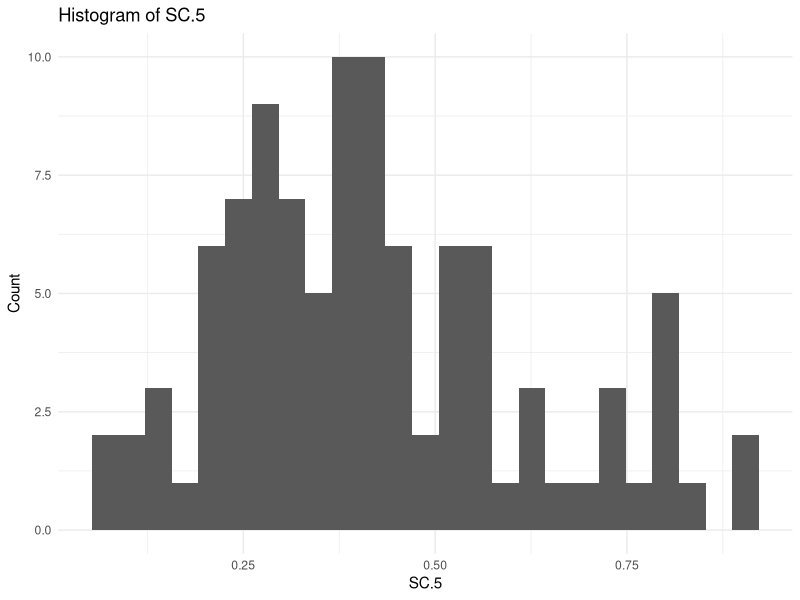
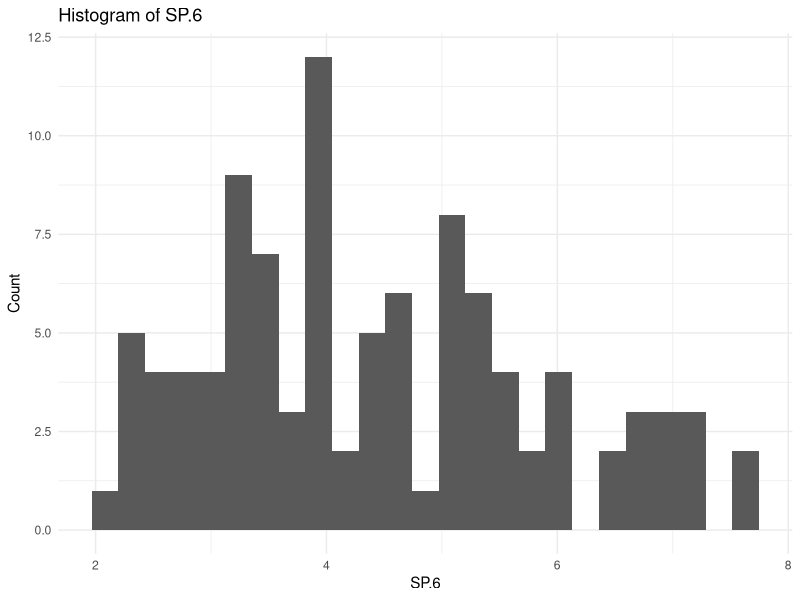
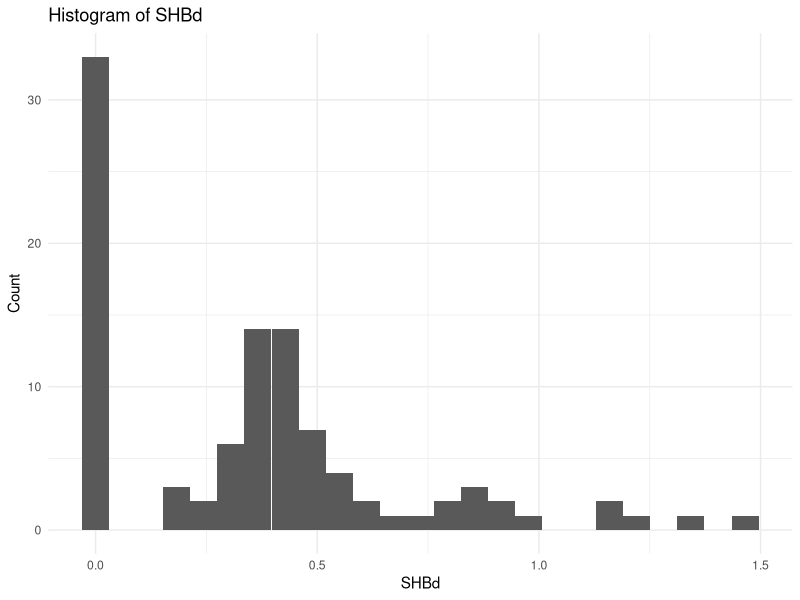
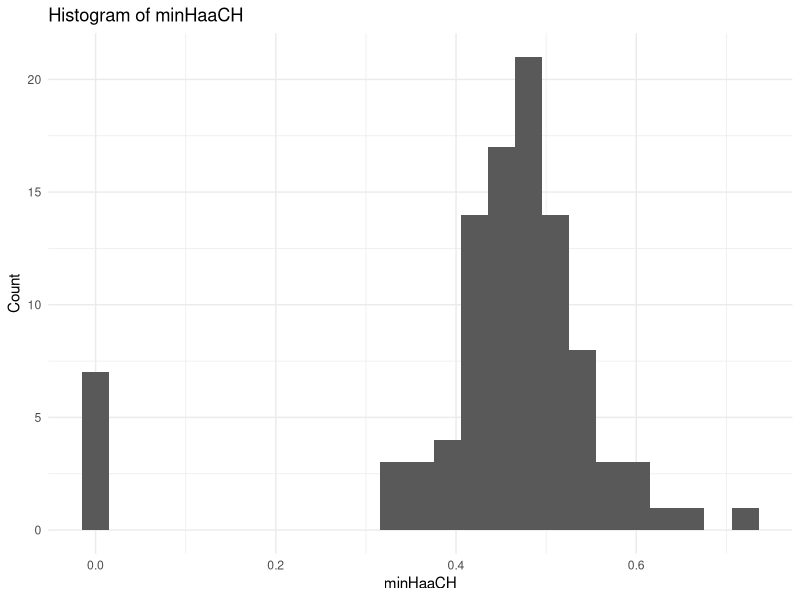
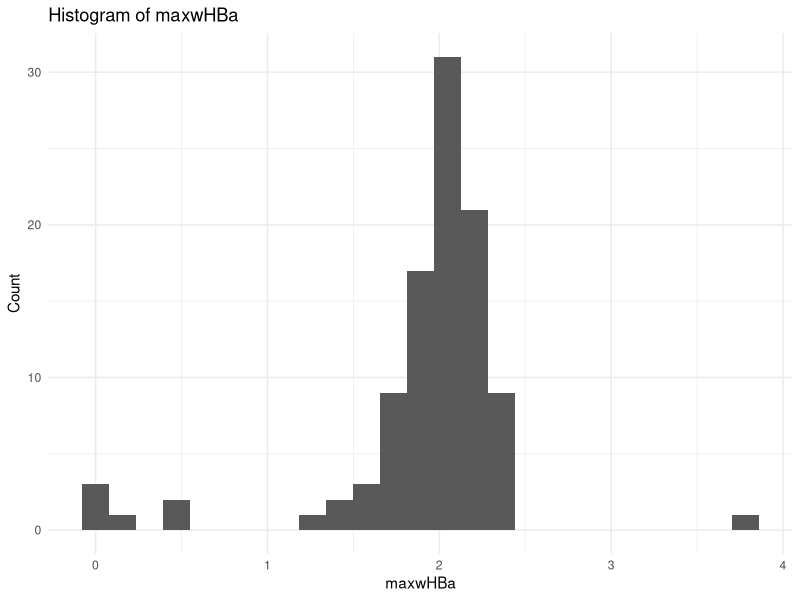
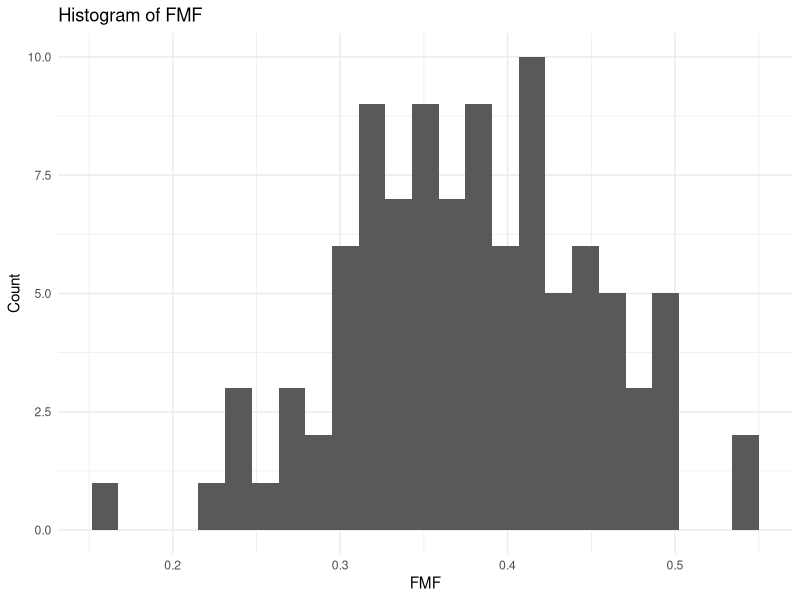
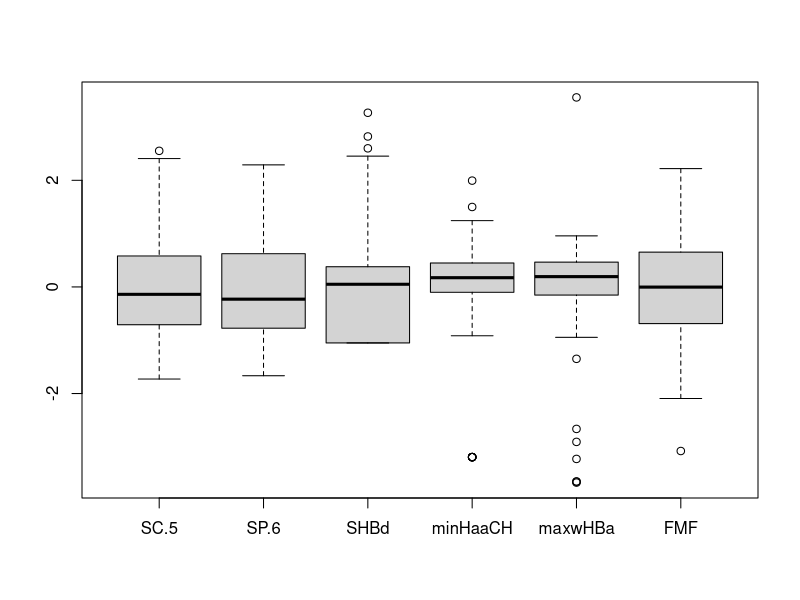
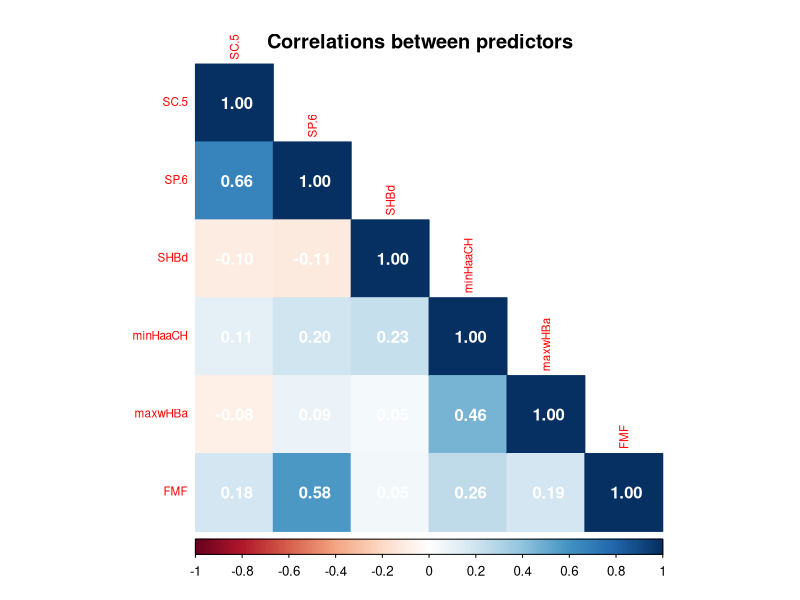

R code for these plots, in order: (Note: this script raises an error after producing the figures.)
## ---- chunk 1
knitr::opts_chunk$set(warning = FALSE, message = FALSE)
library(tidyverse)
library(caret)
library(pROC)
library(randomForest)
library(e1071)
library(glmnet)
library(corrplot)
## ---- chunk 2
# Loads Sirtuin6 Small Molecules Dataset: The dataset includes 100 molecules with 6 most relevant descriptors to determine the candidate inhibitors of a target protein, Sirtuin6. The molecules are grouped based on their low- and high-BFEs.
data <- read.csv(
  file = "./SIRTUIN6.csv",
  header = TRUE,
  stringsAsFactors = FALSE
)

head(data)
## ---- chunk 3
summary(data)
## ---- chunk 4
table(data$Class)
## ---- chunk 5
predictors <- setdiff(names(data), "Class")

# Loop through each predictor and print each histogram
for (var in predictors) {
  p <- ggplot(data, aes_string(x = var)) +
    geom_histogram(bins = 25) +
    labs(
      title = paste("Histogram of", var),
      x     = var,
      y     = "Count"
    ) +
    theme_minimal()
  
  print(p)
}

# Boxplots to explore distribution, central tendency and outliers.
boxplot(scale(select(data, -Class)))
## ---- chunk 6
#Correlation Matrix
corr_mat <- cor(select(data, -Class))
corrplot(corr_mat, 
         method="color", 
         tl.cex=0.7,
         addCoef.col = "white",
         type = "lower", 
         )
title(main="Correlations between predictors")
## ---- chunk 7
# Center & scale all predictors
preProc <- preProcess(select(data, -Class), method = c("center","scale"))
data_pp <- predict(preProc, select(data, -Class))
data_pp$Class <- data$Class
## ---- chunk 8
#80/20 Train Test Set Split
set.seed(123)
trainIndex <- createDataPartition(data_pp$Class, p = 0.8, list = FALSE)
train <- data_pp[trainIndex, ]
test  <- data_pp[-trainIndex, ]
table(train$Class); table(test$Class)
## ---- chunk 9
ctrl <- trainControl(
  method = "cv", 
  number = 5,
  classProbs = TRUE,
  summaryFunction = twoClassSummary,
  savePredictions = TRUE
)

#Models

#Logistic Regression 
set.seed(123)
lrFit <- train(
  Class ~ ., data = train,
  method = "glm",
  metric = "ROC",
  trControl = ctrl
)

lrFit

# Random Forest 
set.seed(123)
rfGrid <- expand.grid(mtry = 2:15)
rfFit <- train(
  Class ~ ., data = train,
  method=  "rf",
  metric = "ROC",
  trControl= ctrl,
  tuneGrid = rfGrid,
  ntree = 500
)

rfFit

#SVM RBF
set.seed(123)
svmGrid <- expand.grid(
  C = c(0.1, 1, 10),
  sigma = c(0.01, 0.05, 0.1)
)
svmFit <- train(
  Class ~ ., data = train,
  method = "svmRadial",
  metric = "ROC",
  trControl= ctrl,
  tuneGrid = svmGrid
)

svmFit

# Lasso
lassoGrid <- expand.grid(
  alpha = 1,
  lambda = seq(0.0001, 1, length = 20)
)

set.seed(123)
lassoFit <- train(
 Class ~ ., data = train,
  method = "glmnet",
  tuneGrid = lassoGrid,
  preProc = c("center", "scale"),
  metric = "ROC",
  trControl = ctrl
)

lassoFit
## ---- chunk 10
# Hyperparameter Tuning 
lrFit$bestTune
rfFit$bestTune
svmFit$bestTune
lassoFit$bestTune
## ---- chunk 11
# Hyperparameter plots
plot(rfFit)
plot(svmFit)
plot(lassoFit)
## ---- chunk 12
# Model performance metrics comparison
resamps <- resamples(list(
  Logistic = lrFit,
  randomForest = rfFit,
  SVM = svmFit,
  Lasso = lassoFit
))

summary(resamps)
## ---- chunk 13
# add final model info here
lrFitImp <- varImp(lrFit, scale = FALSE) #update
plot(lrFitImp)
## ---- chunk 14
# Used the following two lines to ick the positive class
# prob_cols <- colnames(predict(lrFit, test, type = "prob"))
# print(prob_cols)
positive <- "High_BFE"
negative <- setdiff(levels(test$Class), positive)

# Compute ROCs objects and 95% CIs
roc_lr <- pROC::roc(response  = test$Class, predictor = predict(lrFit,    test, type = "prob")[, positive])
ci_lr <- pROC::ci.auc(roc_lr)

roc_rf <- pROC::roc(response  = test$Class, predictor = predict(rfFit,    test, type = "prob")[, positive])
ci_rf <- pROC::ci.auc(roc_rf)

roc_svm <- pROC::roc(response  = test$Class, predictor = predict(svmFit,   test, type = "prob")[, positive])
ci_svm <- pROC::ci.auc(roc_svm)

roc_lasso <- pROC::roc(response  = test$Class, predictor = predict(lassoFit, test, type = "prob")[, positive])
ci_lasso  <- pROC::ci.auc(roc_lasso)

ci_df <- data.frame(
  Model = c("Logistic Regression", "Random Forest", "SVM RBF", "Lasso"),
  AUC_Lower = c(ci_lr[1], ci_rf[1], ci_svm[1], ci_lasso[1]),
  AUC = c(ci_lr[2], ci_rf[2], ci_svm[2], ci_lasso[2]),
  AUC_Upper = c(ci_lr[3], ci_rf[3], ci_svm[3], ci_lasso[3]),
  stringsAsFactors = FALSE
)

cat("AUC with 95% CI for each model:\n")
print(ci_df)
## ---- chunk 15
plot(roc_lr, col = "blue", legacy.axes = TRUE, main = "ROC Curves")
plot(roc_rf, col = "green", add = TRUE)
plot(roc_svm, col = "red", add = TRUE)
plot(roc_lasso, col = "purple", add = TRUE)
legend("bottomright", legend = c("Logistic", "Random Forest", "SVM", "Lasso"),
       col = c("blue", "green", "red", "purple"), lwd = 2)

## ---- chunk 16

